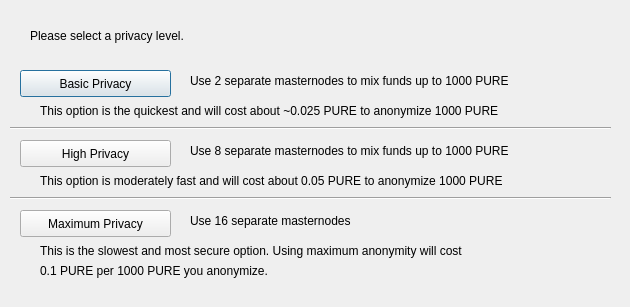
<?xml version="1.0" encoding="UTF-8"?>
<ui version="4.0">
 <class>DarksendConfig</class>
 <widget class="QDialog" name="DarksendConfig">
  <property name="geometry">
   <rect>
    <x>0</x>
    <y>0</y>
    <width>630</width>
    <height>307</height>
   </rect>
  </property>
  <property name="windowTitle">
   <string>Configure Darksend</string>
  </property>
  <widget class="QPushButton" name="buttonBasic">
   <property name="geometry">
    <rect>
     <x>20</x>
     <y>70</y>
     <width>151</width>
     <height>27</height>
    </rect>
   </property>
   <property name="text">
    <string>Basic Privacy</string>
   </property>
  </widget>
  <widget class="QPushButton" name="buttonHigh">
   <property name="geometry">
    <rect>
     <x>20</x>
     <y>140</y>
     <width>151</width>
     <height>27</height>
    </rect>
   </property>
   <property name="text">
    <string>High Privacy</string>
   </property>
  </widget>
  <widget class="QPushButton" name="buttonMax">
   <property name="geometry">
    <rect>
     <x>20</x>
     <y>210</y>
     <width>151</width>
     <height>27</height>
    </rect>
   </property>
   <property name="text">
    <string>Maximum Privacy</string>
   </property>
  </widget>
  <widget class="QLabel" name="label">
   <property name="geometry">
    <rect>
     <x>30</x>
     <y>20</y>
     <width>571</width>
     <height>31</height>
    </rect>
   </property>
   <property name="text">
    <string>Please select a privacy level.</string>
   </property>
  </widget>
  <widget class="QLabel" name="label_2">
   <property name="geometry">
    <rect>
     <x>190</x>
     <y>70</y>
     <width>421</width>
     <height>21</height>
    </rect>
   </property>
   <property name="text">
    <string>Use 2 separate masternodes to mix funds up to 1000 PURE</string>
   </property>
  </widget>
  <widget class="QLabel" name="label_3">
   <property name="geometry">
    <rect>
     <x>190</x>
     <y>140</y>
     <width>411</width>
     <height>21</height>
    </rect>
   </property>
   <property name="text">
    <string>Use 8 separate masternodes to mix funds up to 1000 PURE</string>
   </property>
  </widget>
  <widget class="QLabel" name="label_4">
   <property name="geometry">
    <rect>
     <x>190</x>
     <y>210</y>
     <width>421</width>
     <height>21</height>
    </rect>
   </property>
   <property name="text">
    <string>Use 16 separate masternodes</string>
   </property>
  </widget>
  <widget class="QLabel" name="label_6">
   <property name="geometry">
    <rect>
     <x>40</x>
     <y>100</y>
     <width>561</width>
     <height>21</height>
    </rect>
   </property>
   <property name="text">
    <string>This option is the quickest and will cost about ~0.025 PURE to anonymize 1000 PURE</string>
   </property>
  </widget>
  <widget class="QLabel" name="label_7">
   <property name="geometry">
    <rect>
     <x>40</x>
     <y>170</y>
     <width>561</width>
     <height>21</height>
    </rect>
   </property>
   <property name="text">
    <string>This option is moderately fast and will cost about 0.05 PURE to anonymize 1000 PURE</string>
   </property>
  </widget>
  <widget class="QLabel" name="label_8">
   <property name="geometry">
    <rect>
     <x>40</x>
     <y>240</y>
     <width>561</width>
     <height>21</height>
    </rect>
   </property>
   <property name="text">
    <string>This is the slowest and most secure option. Using maximum anonymity will cost</string>
   </property>
  </widget>
  <widget class="QLabel" name="label_9">
   <property name="geometry">
    <rect>
     <x>40</x>
     <y>260</y>
     <width>561</width>
     <height>21</height>
    </rect>
   </property>
   <property name="text">
    <string>0.1 PURE per 1000 PURE you anonymize.</string>
   </property>
  </widget>
  <widget class="Line" name="line">
   <property name="geometry">
    <rect>
     <x>10</x>
     <y>120</y>
     <width>601</width>
     <height>16</height>
    </rect>
   </property>
   <property name="orientation">
    <enum>Qt::Horizontal</enum>
   </property>
  </widget>
  <widget class="Line" name="line_2">
   <property name="geometry">
    <rect>
     <x>10</x>
     <y>190</y>
     <width>601</width>
     <height>16</height>
    </rect>
   </property>
   <property name="orientation">
    <enum>Qt::Horizontal</enum>
   </property>
  </widget>
 </widget>
 <resources/>
 <connections/>
</ui>
